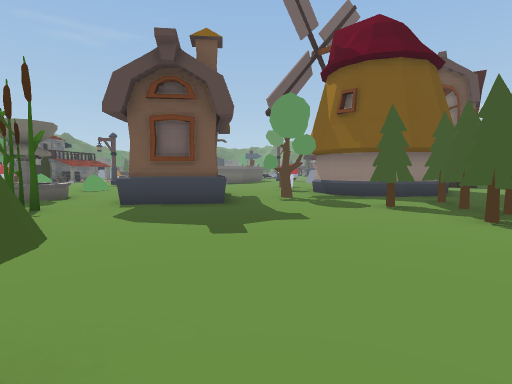
view 1 (above)

24 first-person views from a walk through a 3-D level made in the Unity game engine. The camera is 1.5 m above the floor, tilts 4° down and sees 80° across. Doors are open. The floor is counted in squares, 2 m on a side. Each view is taken from the middle of a square. On the plan, view 1 faces up. The plan holds only what a view shows up to about 10 squares ahead; the rest is blank. The place goes on beyond the plan. The player character is not drawn.

view 2
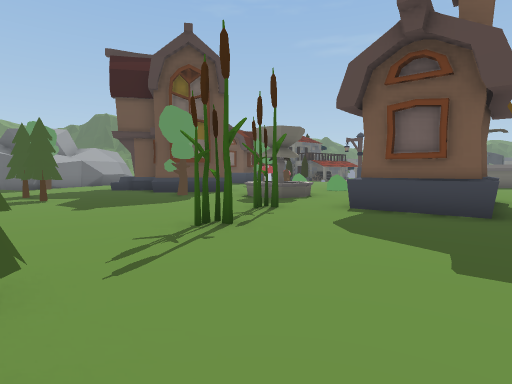

view 3
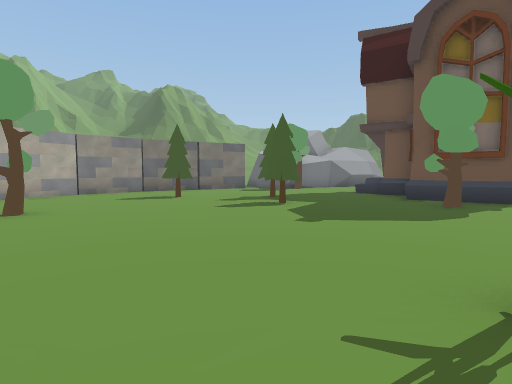

view 4
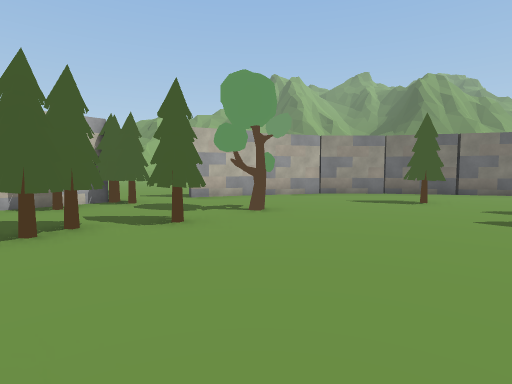

view 5
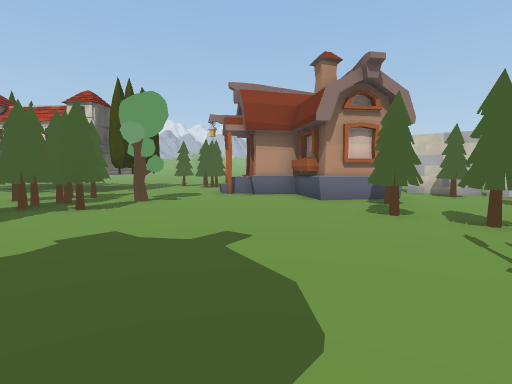

view 6
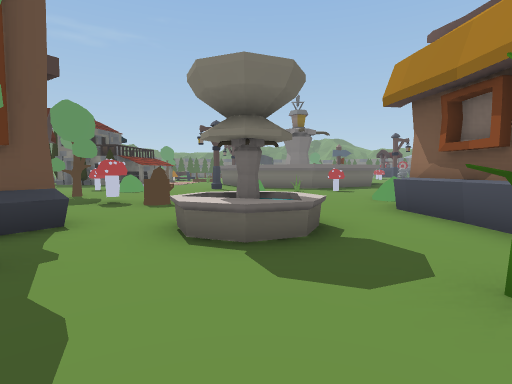

view 7
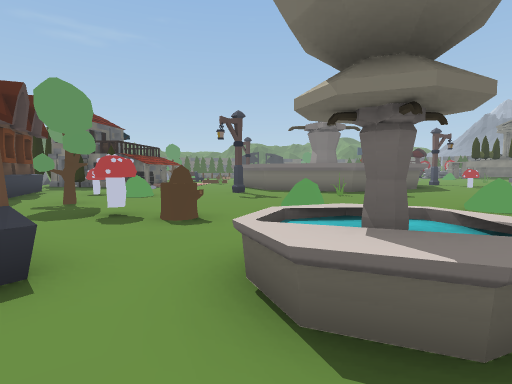

view 8
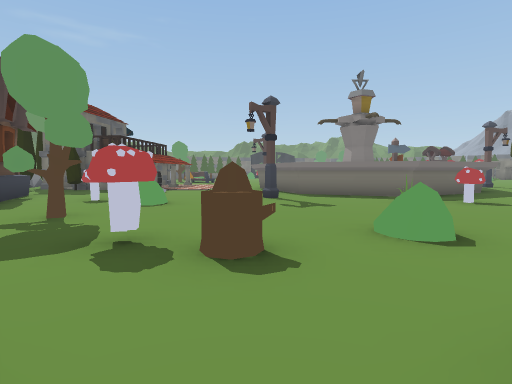

view 9
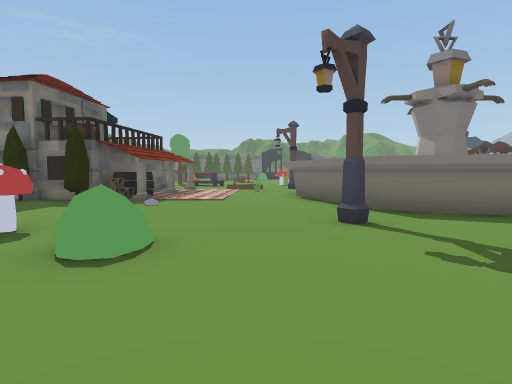

view 10
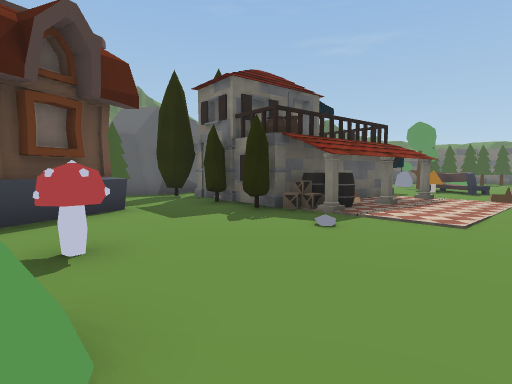

view 11
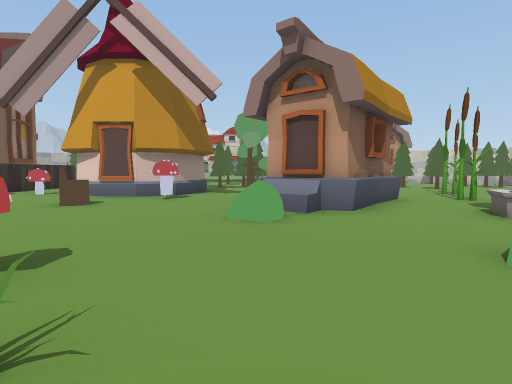

view 12
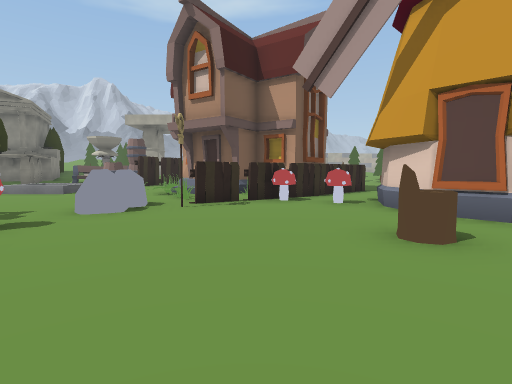

view 13
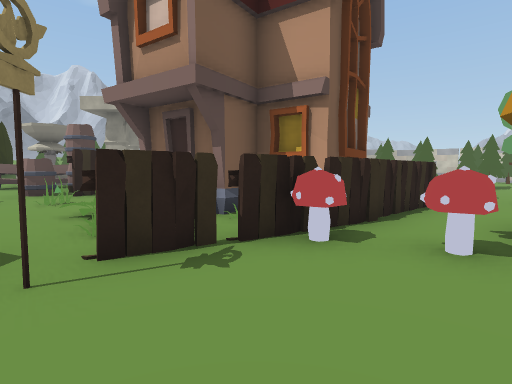

view 14
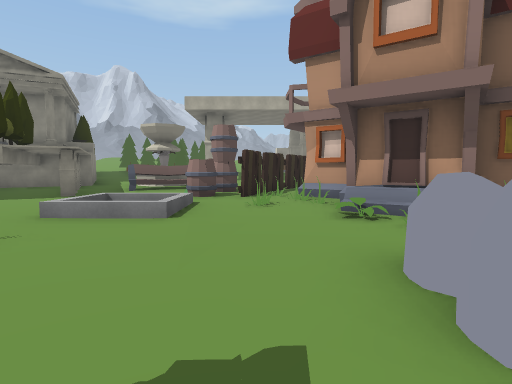

view 15
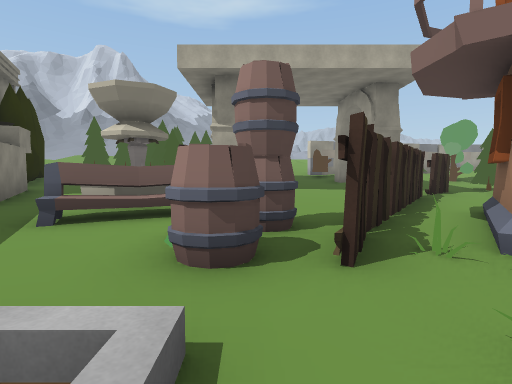

view 16
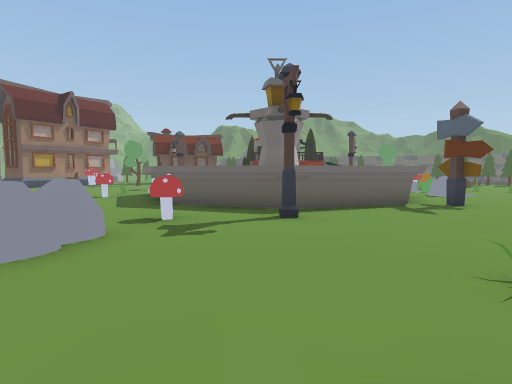

view 17
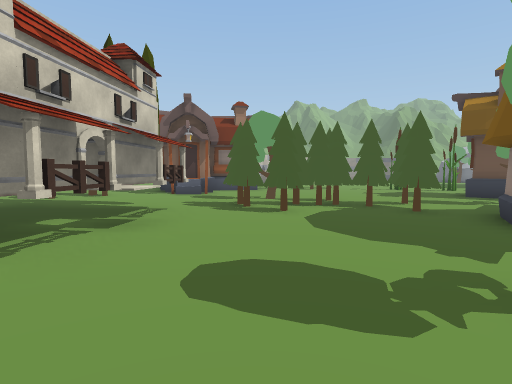

view 18
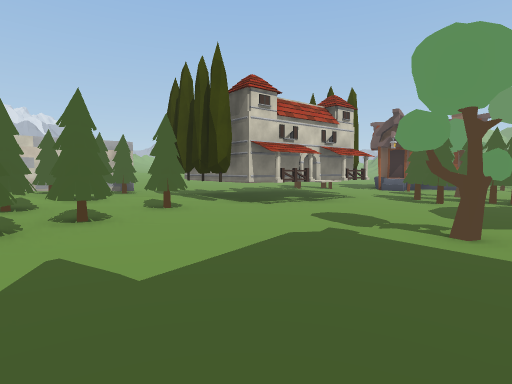

view 19
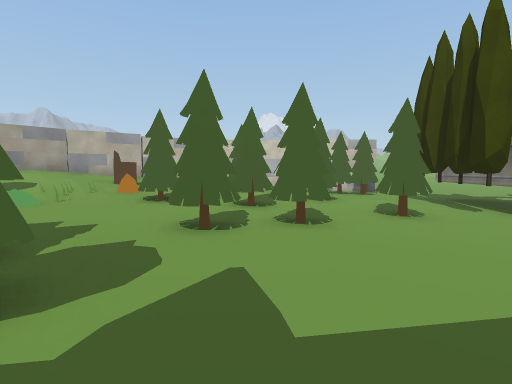

view 20
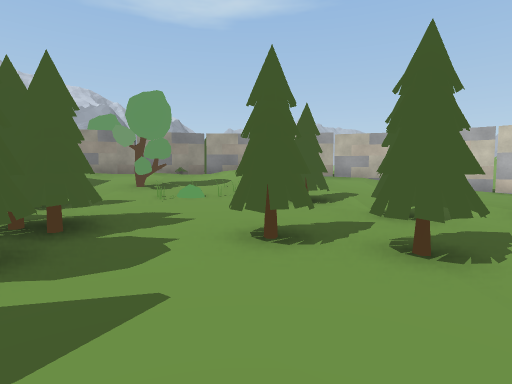

view 21
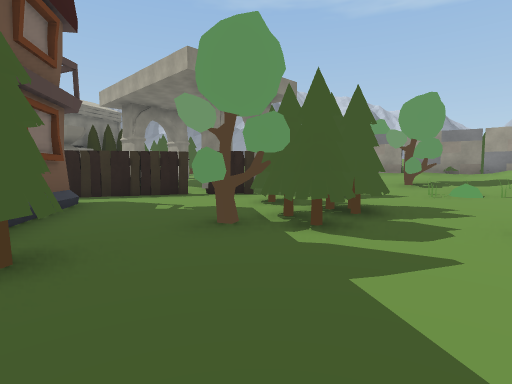

view 22
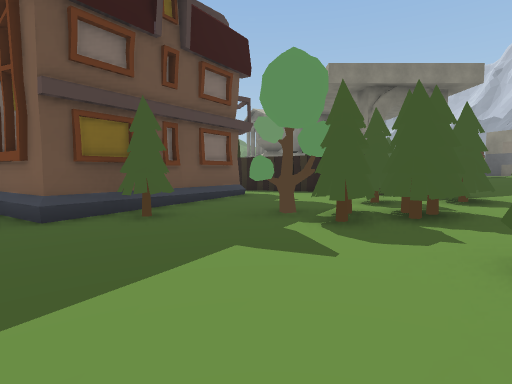

view 23
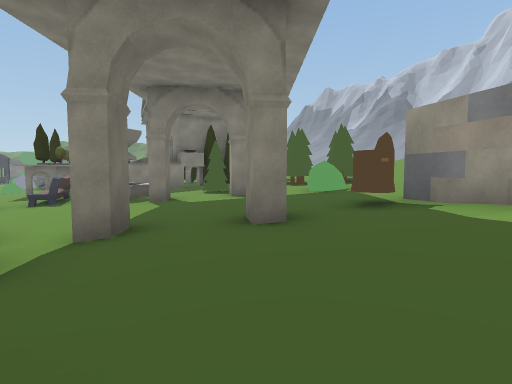

view 24
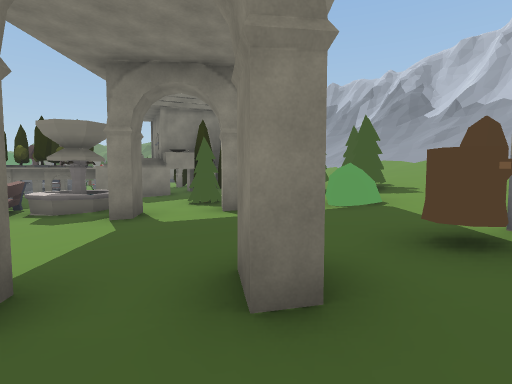

### Floor plan
Key: @ floor where view 1 was taken; # wall or solid block; . main floor; : floor 0.25 m higher than the main floor; + floor 0.5 m higher than the main floor; * floor 0.75 m higher than the main floor; % floor 1 m higher than the main floor; & floor 1.25 m higher than the main floor; $ floor 1.5 m higher than the main floor; / step, stairs or slope; ^ raised ledge; O other object.
Columns run from 18 left of view 1 to 21 right of it. Each row starts with its distance up from view 1.
 24       .OO        #..::    +O#O#       O/
 23      #...        ##.::: ::++++OO %OO OO/
 22      ##....       #.:::O:/ ++OOOOOO $OO/
 21  O   OO...##      #.O::::  +OOO+*## &///
 20 #OOO#OOO...#      #..::::::OOO++**//&O//
 19 ...O.O.....#     ##..:::::O+#+++**/////
 18 OO.........##   ##..OOO::/OOO##+**%/&$/
 17  O #........#####.....OOO/O#######*#&O#
 16    #..O...O...........:#:O####++#*////#
 15     O..OO....O.O......:#::###+++##////#O
 14     #..................######+++O+/////#
 13      .OO...........O...O:###O:OOO+O*///O
 12       ......O..O.....##O::#:::+OOO+OOO/O
 11        ..OO....OO..O##   ::::::++++O%//#
 10         .......OOO..##   ::::::+O++*%//#
  9          ...O..OOO...###.:OO:::OO+OOOO/#
  8         ##.OOO.OOO.O......::::::OO+////#
  7      O ##...O..OOO....O....::::O+//O*/&#
  6      OO.#OO...O......OO....:O:::+O+*  ##
  5       ................OOO..###O+++++*
  4       ........O......OOOO.O^# ^O++OO+#
  3       .O.O............O.O.O^   O:OO ##
  2       .O..................O     ::
  1    #............OO........O   :::
  0    ##..O..........@...#O...   ::
 -1     #.............O#O.#O .O
 -2     ##.....O.OO ...####
 -3      ##.......O ..O
 -4       ###...... .O.
 -5         ###.OOO ###
 -6           ..O #
 -7           ..

Where each view was taken, in squares from view 1:
view 1: 0 up, 0 right, facing up
view 2: 1 up, 0 right, facing up-left
view 3: 2 up, 2 left, facing left
view 4: 2 up, 3 left, facing down-left
view 5: 6 up, 3 left, facing down-right
view 6: 4 up, 6 left, facing up
view 7: 6 up, 7 left, facing up
view 8: 8 up, 8 left, facing up
view 9: 12 up, 9 left, facing up
view 10: 15 up, 9 left, facing up-left
view 11: 15 up, 6 left, facing down-right
view 12: 15 up, 2 left, facing right
view 13: 15 up, 2 right, facing right
view 14: 19 up, 2 right, facing right
view 15: 20 up, 7 right, facing right
view 16: 20 up, 7 right, facing left
view 17: 9 up, 11 right, facing down-left
view 18: 13 up, 11 right, facing down
view 19: 12 up, 11 right, facing down-right
view 20: 10 up, 11 right, facing right
view 21: 10 up, 10 right, facing up-right
view 22: 8 up, 12 right, facing up
view 23: 13 up, 17 right, facing up
view 24: 15 up, 17 right, facing up
